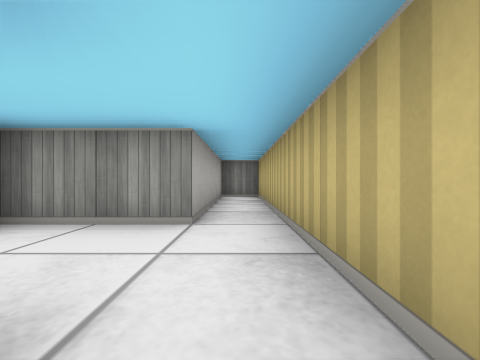
view 1 (above)

14 first-person views from a walk through a cub3D maze. The camera is about half as high as the walls, looks level and sees 90° across. The floor is counted in squares. Each view is taken from the middle of a square. On the plan, view 1 faces up. The plan holds only what a view shows up to about 9 squares ahead; the rest is blank.

view 2
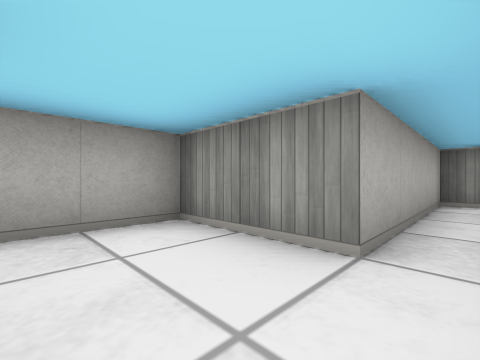

view 3
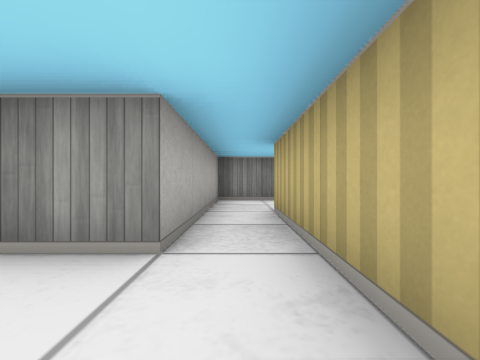

view 4
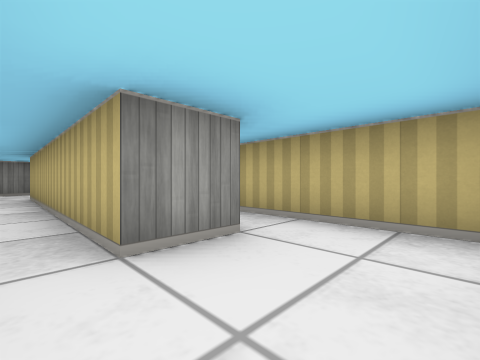

view 5
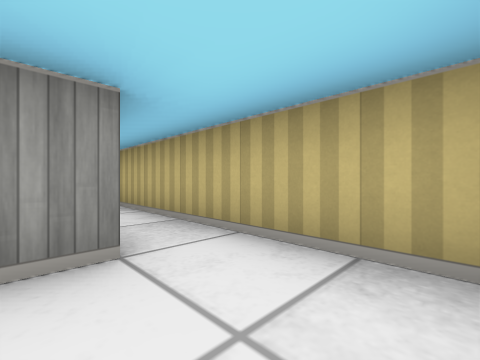

view 6
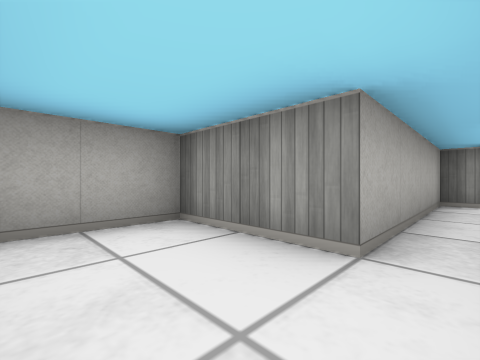

view 7
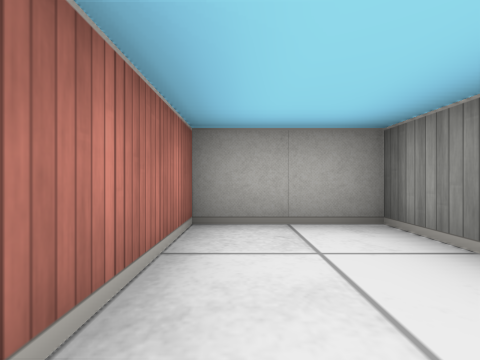

view 8
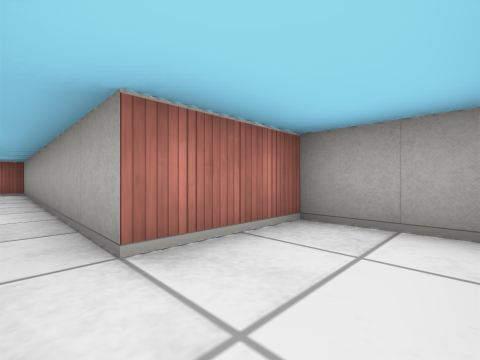

view 9
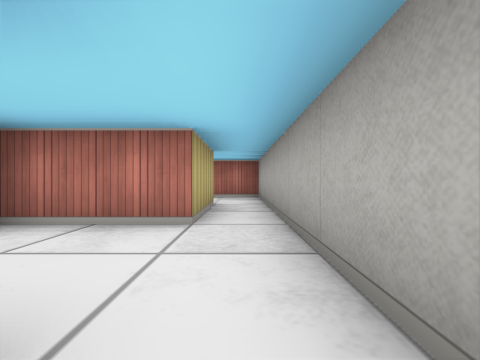

view 10
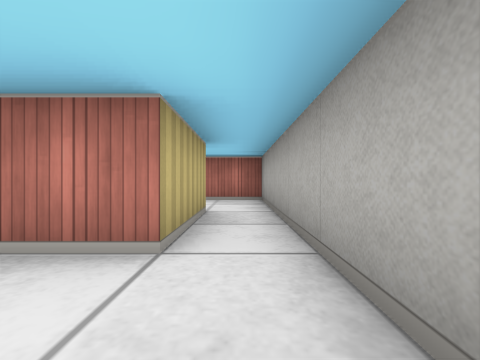

view 11
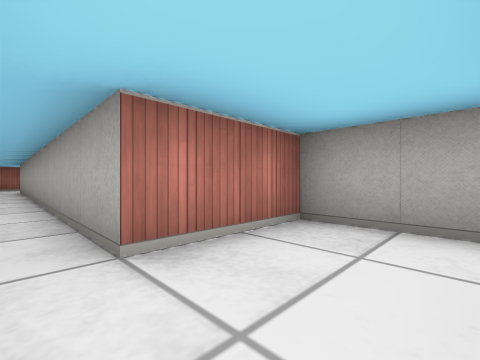

view 12
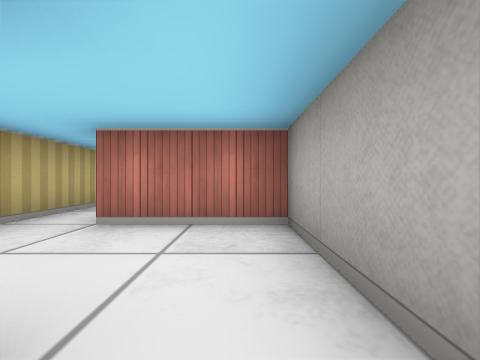

view 13
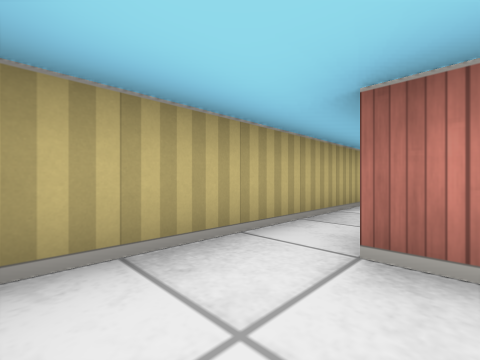

view 14
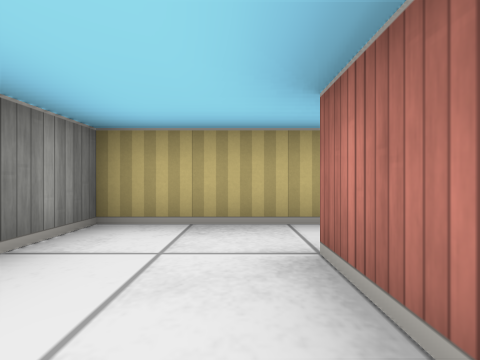

### Floor plan
Ten units are one square. View 1 is at (0, 0); x grows to the right and y downward. Boxes are objects, and circles mark ways between rooms. Rooms are numbered by the first view taken in them; rooms with no view inside come last. Other rooms are left out.
<svg viewBox="-50 -70 60 295">
<path fill="none" stroke="#000" d="M5 -5 5 -65 -5 -65 -5 -25 -15 -25M-5 55 -15 55M5 70 5 25M-15 75 5 75M-15 35 -15 -5M-25 -5 -25 15 -45 15 -45 35 -25 35M-15 55 -15 35M-25 35 -25 75M5 145 5 95 -5 95M-15 115 -5 115 -5 215M-15 95 -15 75M-25 75 -25 115 -15 115M-15 -25 -25 -25 -25 -5"/>
<circle cx="-10" cy="65" r="3" fill="#2a7"/>
<circle cx="-10" cy="-15" r="3" fill="#2a7"/>
<circle cx="-20" cy="45" r="3" fill="#2a7"/>
<circle cx="-20" cy="5" r="3" fill="#2a7"/>
<circle cx="-20" cy="85" r="3" fill="#2a7"/>
<circle cx="-10" cy="105" r="3" fill="#2a7"/>
<text x="0" y="10">1</text>
<text x="-30" y="20">2</text>
<text x="-20" y="50">3</text>
<text x="-20" y="220">4</text>
<text x="-20" y="90">5</text>
<text x="-20" y="-20">6</text>
</svg>
Room 1 opens to room 3. Room 1 opens to room 6. Room 2 opens to room 3. Room 2 opens to room 6. Room 3 opens to room 5. Room 4 opens to room 5.

Where each view was taken, in squares from view 1:
view 1: 0 up, 0 right, facing up
view 2: 1 up, 0 right, facing up-left
view 3: 3 down, 2 left, facing up
view 4: 7 down, 2 left, facing up-right
view 5: 7 down, 1 left, facing up-right
view 6: 3 down, 2 left, facing up-left
view 7: 3 down, 2 left, facing left
view 8: 2 down, 2 left, facing down-left
view 9: 5 down, 2 left, facing down
view 10: 6 down, 2 left, facing down
view 11: 10 down, 0 right, facing down-left
view 12: 9 down, 2 left, facing down
view 13: 10 down, 1 left, facing down-right
view 14: 11 down, 2 left, facing right
